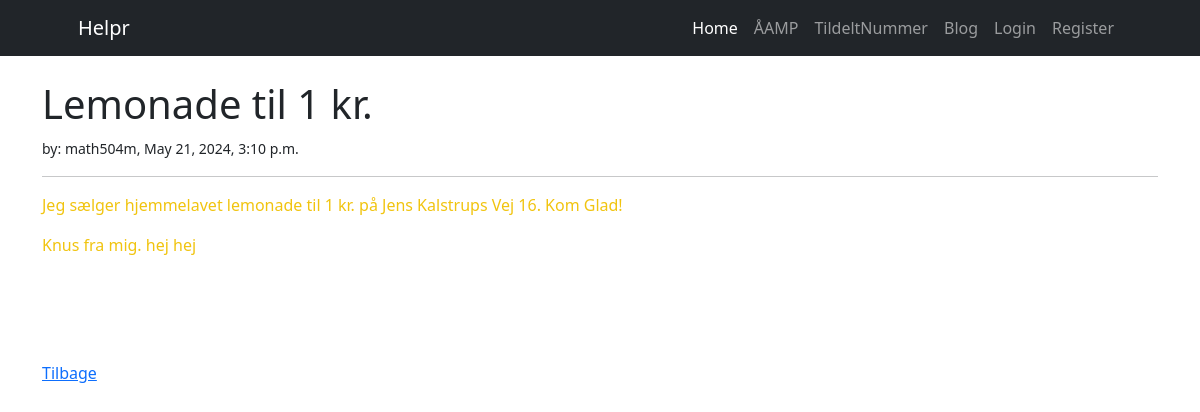
Page /article/24 on the committed database.
### store/models.py (models this page shows, shortened)
class Post(models.Model):
    title = models.CharField(max_length=255)
    author = models.ForeignKey(User, on_delete=models.CASCADE)
    body = RichTextField(blank=True, null=True)
    post_date = models.DateTimeField(auto_now_add=True)

### store/views.py (the view)
# urls.py: path("article/<int:pk>", ArticleDetailView.as_view(), name="article-detail"),
class ArticleDetailView(DetailView):
    model = Post
    template_name = "article_details.html"

### store/templates/article_details.html (shortened to what this page needs)
{% extends 'base.html' %}
{% block content %}
<br/>
<div class="container">
<h1> {{ post.title }} </h1>
<small> by: {{ post.author }}, {{ post.post_date }} </small>
<hr>
{{ post.body|safe }}
<br/><br/>
<a href="{% url 'blog' %}"> Tilbage</a>
</div>
<br/>
{% endblock %}

### rows in the picture
Post: title "Lemonade til 1 kr.", author "math504m", post_date "May 21, 2024, 3:10 p.m.", body "Jeg sælger hjemmelavet lemonade til 1 kr. på Jens Kalstrups Vej 16. Kom Glad! Knus fra mig. hej hej"
